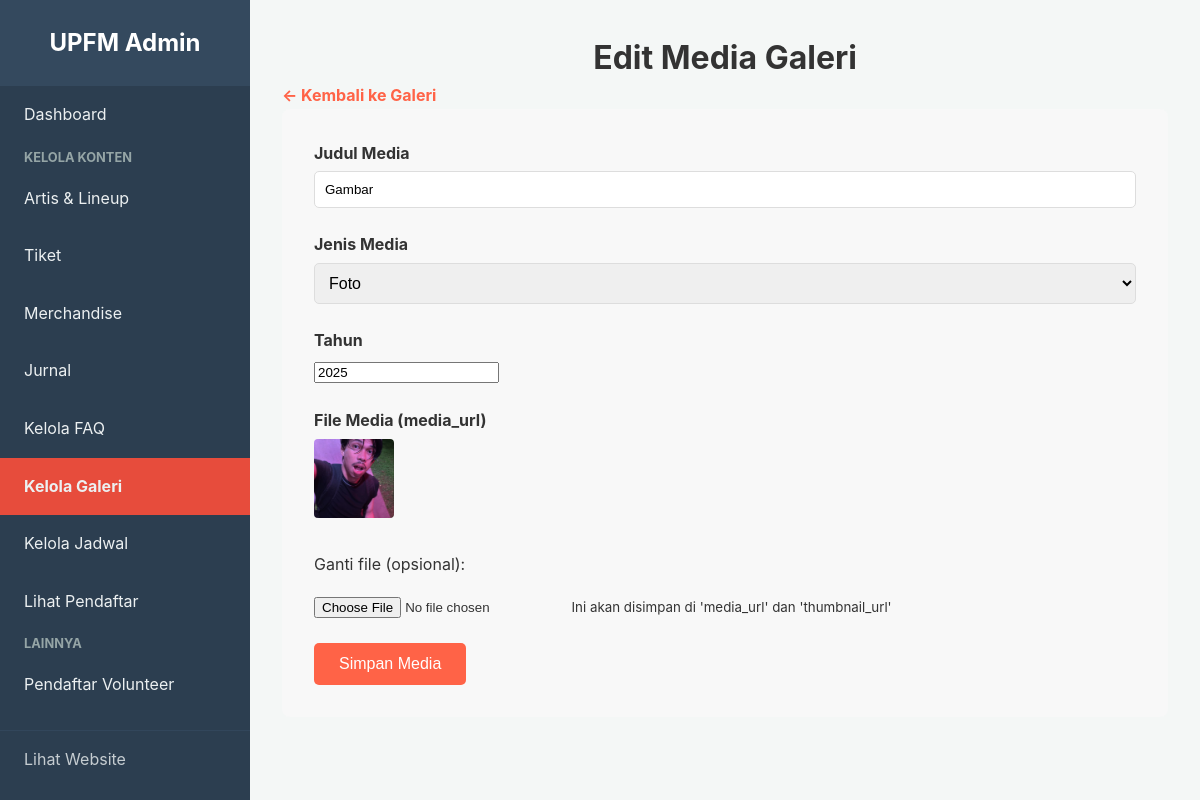
Screenshot of /admin/upload_gambar.php?id=2 (signed in) with the database file from the repository.
### tables this page shows
CREATE TABLE `gallery` (
  `id` int(11) NOT NULL,
  `title` varchar(255) NOT NULL,
  `media_type` enum('photo','video','aftermovie') NOT NULL,
  `media_url` varchar(255) NOT NULL COMMENT 'Bisa URL file atau link YouTube',
  `thumbnail_url` varchar(255) DEFAULT NULL,
  `year` year(4) NOT NULL,
  `uploaded_by_user_id` int(11) DEFAULT NULL COMMENT 'ID User (admin) yang mengunggah'
);

### admin/upload_gambar.php (the view, shortened to what this page needs)
<?php
require_once '../includes/db.php';
$page_title = 'Unggah Media Galeri';
$image_id = isset($_GET['id']) ? (int)$_GET['id'] : 0;
$is_edit_mode = ($image_id > 0);
$title = '';
$media_type = 'photo';
$year = date('Y');
$current_media_url = '';
if ($is_edit_mode) {
    $page_title = 'Edit Media Galeri';
    $stmt = $conn->prepare("SELECT * FROM gallery WHERE id = ?");
    $stmt->bind_param("i", $image_id);
    $stmt->execute();
    $image_data = $stmt->get_result()->fetch_assoc();
    if ($image_data) {
        $title = isset($image_data['title']) ? $image_data['title'] : '';
        $media_type = isset($image_data['media_type']) ? $image_data['media_type'] : 'photo';
        $year = isset($image_data['year']) ? $image_data['year'] : date('Y');
        $current_media_url = isset($image_data['media_url']) ? $image_data['media_url'] : '';
    }
}
?>
<!DOCTYPE html>
<html lang="id">
<head>
    <link rel="stylesheet" href="../assets/css/style.css">
    <link rel="stylesheet" href="../assets/css/admin_styles.css">
</head>
<body>
<div class="admin-wrapper">
    <?php require_once '../includes/admin_sidebar.php'; ?>
    <div class="admin-main-content">
        <h1 class="page-main-title"><?php echo $page_title; ?></h1>
        <a href="kelola_galeri.php" class="btn-back">← Kembali ke Galeri</a>
        <form class="admin-form" action="upload_gambar.php?id=<?php echo $image_id; ?>" method="POST" enctype="multipart/form-data">
            <div class="form-group">
                <label for="title">Judul Media</label>
                <input type="text" id="title" name="title" value="<?php echo htmlspecialchars($title); ?>" required>
            </div>
            <div class="form-group">
                <label for="media_type">Jenis Media</label>
                <select id="media_type" name="media_type" required>
                    <option value="photo" <?php echo ($media_type == 'photo') ? 'selected' : ''; ?>>Foto</option>
                </select>
            </div>
            <div class="form-group">
                <label for="year">Tahun</label>
                <input type="number" id="year" name="year" value="<?php echo htmlspecialchars($year); ?>" placeholder="Contoh: 2024">
            </div>
            <div class="form-group">
                <label for="image">File Media (media_url)</label>
                <?php if ($current_media_url): ?>
                    <img src="/upfm_web/assets/images/gallery/<?php echo $current_media_url; ?>" alt="Gambar saat ini" class="table-thumbnail" style="margin-bottom: 10px; max-width: 200px; height: auto;">
                    <p>Ganti file (opsional):</p>
                <?php else: ?>
                    <p>Pilih file untuk diunggah:</p>
                <?php endif; ?>
                <input type="file" id="image" name="image" accept="image/*" <?php echo $is_edit_mode ? '' : 'required'; ?>>
                <small>Ini akan disimpan di 'media_url' dan 'thumbnail_url'</small>
            </div>
            <button type="submit" class="btn-standard">Simpan Media</button>
        </form>
    </div>
</div>
</body>
</html>

### assets/css/style.css (style rules this page uses)
:root { --primary-color: #ff6347; --dark-color: #333; --light-gray: #f8f8f8; --placeholder-gray: #e9e9e9; --text-color: #555; }
body { font-family: -apple-system, BlinkMacSystemFont, "Segoe UI", Roboto, Helvetica, Arial, sans-serif; margin: 0; background: #fff; color: var(--dark-color); line-height: 1.6; }
h1, h2, h3 { font-weight: bold; }
a { color: var(--primary-color); text-decoration: none; }
.page-main-title { text-align: center; font-size: 2rem; margin-bottom: 0.5rem; }
.btn-back { font-weight: bold; }
.btn-standard { display: inline-block; padding: 12px 25px; background: var(--primary-color); color: white; border: none; border-radius: 5px; font-size: 1rem; cursor: pointer; text-align: center; transition: background-color 0.2s ease; }

### assets/css/admin_styles.css (style rules this page uses)
:root { --admin-bg: #f4f7f6; --sidebar-bg: #2c3e50; --sidebar-text: #ecf0f1; --sidebar-hover: #34495e; --sidebar-active: #e74c3c; --card-bg: #ffffff; --dark-color: #333; }
body { font-family: -apple-system, BlinkMacSystemFont, "Segoe UI", Roboto, Helvetica, Arial, sans-serif; margin: 0; background-color: var(--admin-bg); color: var(--dark-color); }
a { text-decoration: none; }
.admin-wrapper { display: flex; min-height: 100vh; }
.admin-main-content { flex-grow: 1; margin-left: 250px; padding: 2rem; }
.page-main-title { margin: 0; }
.table-thumbnail { width: 80px; height: 80px; object-fit: cover; border-radius: 4px; }
.admin-form { background-color: var(--light-gray); padding: 2rem; border-radius: 8px; }
.admin-form .form-group { margin-bottom: 1.5rem; }
.admin-form .form-group label { font-weight: bold; display: block; margin-bottom: 5px; }
.admin-form .form-group input[type="text"], .admin-form .form-group textarea { width: 100%; padding: 10px; border: 1px solid #ddd; border-radius: 5px; box-sizing: border-box; }
.admin-form select { width: 100%; padding: 10px; border: 1px solid #ddd; border-radius: 5px; }
.admin-form .form-group select, .admin-form .form-group input[type="date"], .admin-form .form-group input[type="time"] { width: 100%; padding: 10px; border: 1px solid #ddd; border-radius: 5px; box-sizing: border-box; font-size: 1rem; }

### rows the page displays
gallery: title "Gambar", media_type "Foto", year "2025", media_url (picture)

### other values shown
$page_title "Edit Media Galeri"
